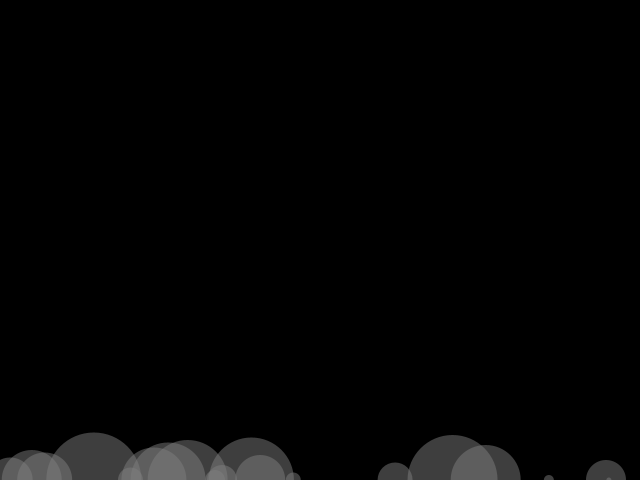
Frame 1 (no input)
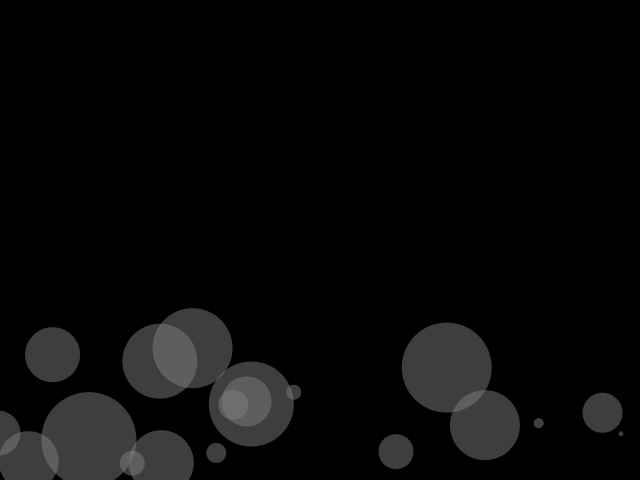
Frame 60 (the mouse pressed at the canvas centre just before this capture)
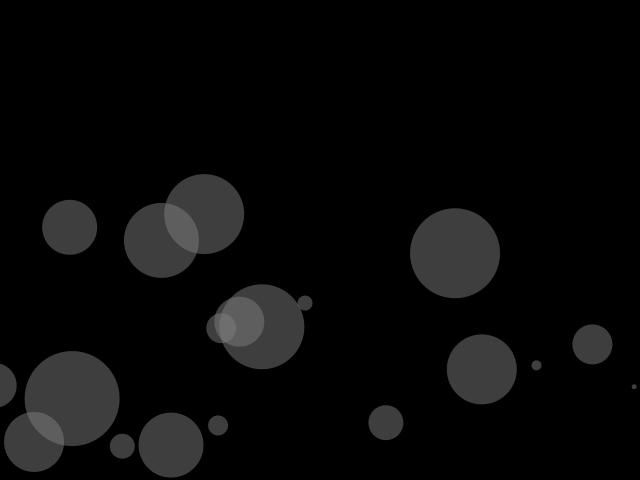
Frame 120 (the mouse held since frame 60 and released just before this capture)

The Processing sketch that drew these frames (run headless with seeded random() and noise(); from frame 60 on, the mouse is pressed at the canvas centre):

// Processing sketch: arreglos_2_4
// ── arreglos_2_4.pde
Bubble[] b = new Bubble[20];

void setup() {
  size(640, 480);
  
  for (int i = 0; i < b.length; i++) {
    b[i] = new Bubble(i*5);
  }
}

void draw() {
  background(0);

  for (int i = 0; i < b.length; i++) {
    b[i].display();
    b[i].ascend();
    b[i].top();
  }
}
// ── Bubble.pde
class Bubble {

  float x;
  float y;
  float diameter;
  float ySpeed;
  Bubble(float tempD) {
    x = random(width);
    y = height;
    ySpeed = random(0.25,2.5);
    diameter = tempD;
  }

  void ascend() {
    y = y - ySpeed;
    x = x+random(-2, 2);
  }

  void display() {
    noStroke();
    //stroke(255,0,0,10);
    fill(127,125);
    ellipse(x, y, diameter, diameter);
  }

  void top() {
    if (y <= 0) {
      y = width;
    }
  }
}
